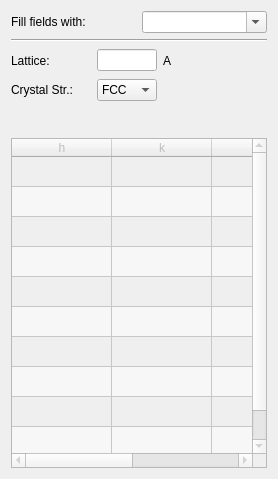
                        <widget class="QWidget" name="tab_6">
                         <attribute name="title">
                          <string>Method 1</string>
                         </attribute>
                         <layout class="QVBoxLayout" name="verticalLayout">
                          <item>
                           <layout class="QHBoxLayout" name="horizontalLayout_37">
                            <item>
                             <widget class="QLabel" name="label_2">
                              <property name="text">
                               <string>Fill fields with:</string>
                              </property>
                             </widget>
                            </item>
                            <item>
                             <widget class="QComboBox" name="user_defined_list_of_elements">
                              <property name="minimumSize">
                               <size>
                                <width>100</width>
                                <height>0</height>
                               </size>
                              </property>
                              <property name="maximumSize">
                               <size>
                                <width>150</width>
                                <height>16777215</height>
                               </size>
                              </property>
                              <property name="editable">
                               <bool>true</bool>
                              </property>
                             </widget>
                            </item>
                           </layout>
                          </item>
                          <item>
                           <widget class="Line" name="line_3">
                            <property name="orientation">
                             <enum>Qt::Horizontal</enum>
                            </property>
                           </widget>
                          </item>
                          <item>
                           <layout class="QHBoxLayout" name="horizontalLayout_38">
                            <item>
                             <widget class="QLabel" name="method1_lattice_label_2">
                              <property name="minimumSize">
                               <size>
                                <width>80</width>
                                <height>0</height>
                               </size>
                              </property>
                              <property name="maximumSize">
                               <size>
                                <width>80</width>
                                <height>16777215</height>
                               </size>
                              </property>
                              <property name="layoutDirection">
                               <enum>Qt::LeftToRight</enum>
                              </property>
                              <property name="text">
                               <string>Lattice:</string>
                              </property>
                              <property name="alignment">
                               <set>Qt::AlignLeading|Qt::AlignLeft|Qt::AlignVCenter</set>
                              </property>
                             </widget>
                            </item>
                            <item>
                             <widget class="QLineEdit" name="method1_lattice_value_2">
                              <property name="minimumSize">
                               <size>
                                <width>60</width>
                                <height>0</height>
                               </size>
                              </property>
                              <property name="maximumSize">
                               <size>
                                <width>60</width>
                                <height>16777215</height>
                               </size>
                              </property>
                             </widget>
                            </item>
                            <item>
                             <widget class="QLabel" name="method1_lattice_units">
                              <property name="text">
                               <string>A</string>
                              </property>
                             </widget>
                            </item>
                            <item>
                             <widget class="QLabel" name="method1_lattice_error">
                              <property name="minimumSize">
                               <size>
                                <width>25</width>
                                <height>25</height>
                               </size>
                              </property>
                              <property name="maximumSize">
                               <size>
                                <width>25</width>
                                <height>25</height>
                               </size>
                              </property>
                              <property name="text">
                               <string/>
                              </property>
                             </widget>
                            </item>
                            <item>
                             <spacer name="horizontalSpacer_16">
                              <property name="orientation">
                               <enum>Qt::Horizontal</enum>
                              </property>
                              <property name="sizeHint" stdset="0">
                               <size>
                                <width>40</width>
                                <height>20</height>
                               </size>
                              </property>
                             </spacer>
                            </item>
                           </layout>
                          </item>
                          <item>
                           <layout class="QHBoxLayout" name="horizontalLayout_39">
                            <item>
                             <widget class="QLabel" name="method1_crystal_label_2">
                              <property name="minimumSize">
                               <size>
                                <width>80</width>
                                <height>0</height>
                               </size>
                              </property>
                              <property name="maximumSize">
                               <size>
                                <width>80</width>
                                <height>16777215</height>
                               </size>
                              </property>
                              <property name="layoutDirection">
                               <enum>Qt::LeftToRight</enum>
                              </property>
                              <property name="text">
                               <string>Crystal Str.:</string>
                              </property>
                              <property name="alignment">
                               <set>Qt::AlignLeading|Qt::AlignLeft|Qt::AlignVCenter</set>
                              </property>
                             </widget>
                            </item>
                            <item>
                             <widget class="QComboBox" name="method1_crystal_value_2">
                              <property name="sizePolicy">
                               <sizepolicy hsizetype="Expanding" vsizetype="Fixed">
                                <horstretch>0</horstretch>
                                <verstretch>0</verstretch>
                               </sizepolicy>
                              </property>
                              <property name="minimumSize">
                               <size>
                                <width>60</width>
                                <height>0</height>
                               </size>
                              </property>
                              <property name="maximumSize">
                               <size>
                                <width>60</width>
                                <height>16777215</height>
                               </size>
                              </property>
                              <item>
                               <property name="text">
                                <string>FCC</string>
                               </property>
                              </item>
                              <item>
                               <property name="text">
                                <string>BCC</string>
                               </property>
                              </item>
                             </widget>
                            </item>
                            <item>
                             <spacer name="horizontalSpacer_17">
                              <property name="orientation">
                               <enum>Qt::Horizontal</enum>
                              </property>
                              <property name="sizeHint" stdset="0">
                               <size>
                                <width>40</width>
                                <height>20</height>
                               </size>
                              </property>
                             </spacer>
                            </item>
                           </layout>
                          </item>
                          <item>
                           <widget class="QLabel" name="user_defined_method1_table_error">
                            <property name="minimumSize">
                             <size>
                              <width>25</width>
                              <height>25</height>
                             </size>
                            </property>
                            <property name="maximumSize">
                             <size>
                              <width>25</width>
                              <height>25</height>
                             </size>
                            </property>
                            <property name="palette">
                             <palette>
                              <active>
                               <colorrole role="WindowText">
                                <brush brushstyle="SolidPattern">
                                 <color alpha="255">
                                  <red>208</red>
                                  <green>12</green>
                                  <blue>18</blue>
                                 </color>
                                </brush>
                               </colorrole>
                              </active>
                              <inactive>
                               <colorrole role="WindowText">
                                <brush brushstyle="SolidPattern">
                                 <color alpha="255">
                                  <red>208</red>
                                  <green>12</green>
                                  <blue>18</blue>
                                 </color>
                                </brush>
                               </colorrole>
                              </inactive>
                              <disabled>
                               <colorrole role="WindowText">
                                <brush brushstyle="SolidPattern">
                                 <color alpha="255">
                                  <red>127</red>
                                  <green>127</green>
                                  <blue>127</blue>
                                 </color>
                                </brush>
                               </colorrole>
                              </disabled>
                             </palette>
                            </property>
                            <property name="font">
                             <font>
                              <pointsize>15</pointsize>
                             </font>
                            </property>
                            <property name="text">
                             <string/>
                            </property>
                           </widget>
                          </item>
                          <item>
                           <widget class="QTableWidget" name="method1_tableWidget">
                            <property name="enabled">
                             <bool>false</bool>
                            </property>
                            <property name="minimumSize">
                             <size>
                              <width>0</width>
                              <height>330</height>
                             </size>
                            </property>
                            <property name="alternatingRowColors">
                             <bool>true</bool>
                            </property>
                            <property name="selectionMode">
                             <enum>QAbstractItemView::NoSelection</enum>
                            </property>
                            <attribute name="horizontalHeaderStretchLastSection">
                             <bool>true</bool>
                            </attribute>
                            <attribute name="verticalHeaderVisible">
                             <bool>false</bool>
                            </attribute>
                            <row>
                             <property name="text">
                              <string>New Row</string>
                             </property>
                            </row>
                            <row>
                             <property name="text">
                              <string>New Row</string>
                             </property>
                            </row>
                            <row>
                             <property name="text">
                              <string>New Row</string>
                             </property>
                            </row>
                            <row>
                             <property name="text">
                              <string>New Row</string>
                             </property>
                            </row>
                            <row>
                             <property name="text">
                              <string>New Row</string>
                             </property>
                            </row>
                            <row>
                             <property name="text">
                              <string>New Row</string>
                             </property>
                            </row>
                            <row>
                             <property name="text">
                              <string>New Row</string>
                             </property>
                            </row>
                            <row>
                             <property name="text">
                              <string>New Row</string>
                             </property>
                            </row>
                            <row>
                             <property name="text">
                              <string>New Row</string>
                             </property>
                            </row>
                            <row>
                             <property name="text">
                              <string>New Row</string>
                             </property>
                            </row>
                            <column>
                             <property name="text">
                              <string>h</string>
                             </property>
                            </column>
                            <column>
                             <property name="text">
                              <string>k</string>
                             </property>
                            </column>
                            <column>
                             <property name="text">
                              <string>l</string>
                             </property>
                            </column>
                            <column>
                             <property name="text">
                              <string>lambda</string>
                             </property>
                            </column>
                           </widget>
                          </item>
                         </layout>
                        </widget>
